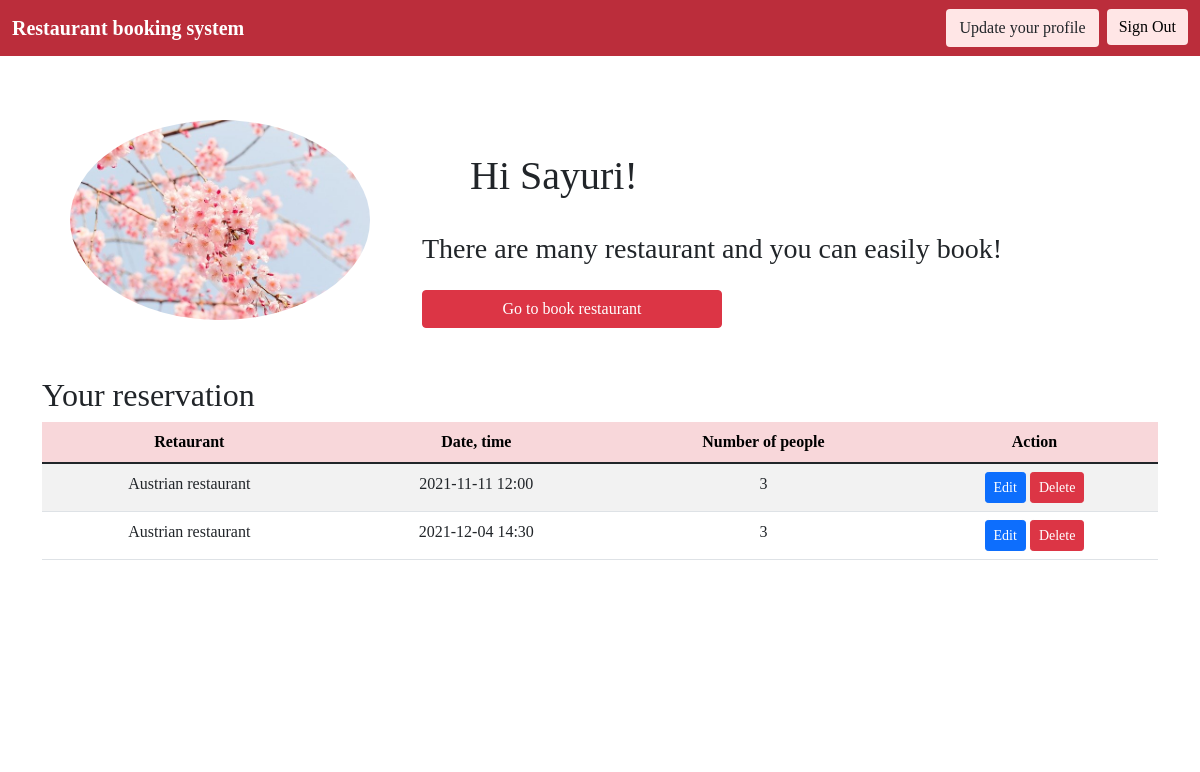
/home.php (signed in), run on the app's committed database.
### tables this page shows
CREATE TABLE `user` (
  `id` int(11) NOT NULL,
  `first_name` varchar(255) NOT NULL,
  `last_name` varchar(255) NOT NULL,
  `password` varchar(255) NOT NULL,
  `date_of_birth` date NOT NULL,
  `email` varchar(255) NOT NULL,
  `picture` varchar(255) DEFAULT NULL,
  `status` varchar(4) NOT NULL DEFAULT 'user'
);

CREATE TABLE `booking` (
  `bookingId` int(11) NOT NULL,
  `fk_userId` int(11) NOT NULL,
  `fk_productsId` int(11) DEFAULT NULL,
  `reservation_date` date NOT NULL,
  `number_people` int(11) NOT NULL,
  `time` varchar(10) DEFAULT NULL
);

CREATE TABLE `products` (
  `id` int(11) NOT NULL,
  `name` varchar(255) NOT NULL,
  `price` decimal(13,2) NOT NULL,
  `picture` varchar(255) DEFAULT NULL,
  `fk_supplierId` int(11) DEFAULT NULL,
  `description` varchar(300) NOT NULL
);

### home.php (the view, shortened to what this page needs)
<?php
require_once "components/db_connect.php";
$res = mysqli_query($connect, "SELECT * FROM user WHERE id=" . $_SESSION['user']);
$row = mysqli_fetch_array($res, MYSQLI_ASSOC);
$sql = "SELECT *
FROM booking
JOIN products on products.id = booking.fk_productsId
JOIN user on user.id = booking.fk_userId
WHERE fk_userId=" . $_SESSION['user'];
$result = mysqli_query($connect, $sql);
$tbody = "";
if (mysqli_num_rows($result) > 0) {
   while ($row2 = mysqli_fetch_array($result, MYSQLI_ASSOC)) {
      $tbody .= "<tr>
      <td>" . $row2['name'] . "</td>
      <td>" . $row2['reservation_date'] ." ". $row2['time'] . "</td>
      <td>" . $row2['number_people'] . "</td>
      <td><a href='booking/update_booking.php?id=" . $row2['bookingId'] . "'><button class='btn btn-primary btn-sm' type='button'>Edit</button></a>
      <a href='booking/delete_booking.php?id=" .  $row2['bookingId'] . "'><button class='btn btn-danger btn-sm' type='button'>Delete</button></a></td>
   </tr>";
   }
} else {
   $tbody = "<tr><td colspan='5'><center>You don't have any reservation</center></td></tr>";
}
?>
<!DOCTYPE html>
<html lang="en">
<head>
   <?php require_once 'components/boot.php' ?>
</head>
<body>
   <nav class="navbar navbar-expand-lg navbar">
      <div class="container-fluid">
         <a class="navbar-brand text-white fw-bold" href="index.php">Restaurant booking system</a>
         <div class="d-flex justify-content-end">
            <a href="update.php?id=<?php echo $_SESSION['user'] ?>"><button class="btn update" type="button">Update your profile</button></a>
            <a href="logout.php?logout"><button class="btn ms-2 signout text-black border-0" type="button">Sign Out</button></a>
         </div>
      </div>
   </nav>
   <div class="container">
      <div class="hero mb-3 mt-5 row">
      <div class="col-lg-4 col-md-4 col-sm-12">
         <center><img class="userImage mt-3 rounded-circle" src="pictures/<?php echo $row['picture']; ?>" alt="<?php echo $row['first_name']; ?>"></cernter>
</div>
         <div class="col-8 col-md-8 col-sm-12">
         <h1 class="text-dark mt-5 ms-5 md-5">Hi <?php echo $row['first_name']; ?>!</h1><br/>
         <h3>There are many restaurant and you can easily book! </h3>
         <a href="products/index.php"><button class="btn btn-danger mt-3 book" type="button">Go to book restaurant</button></a>
         </div>
      </div>
      <h2 class="mt-5">Your reservation</h2>
      <table class='table table-striped mt-2 mb-5'>
         <thead class='table-danger mb-5'>
            <tr>
               <th>Retaurant</th>
               <th>Date, time</th>
               <th>Number of people</th>
               <th>Action</th>
            </tr>
         </thead>
         <tbody>
            <?= $tbody ?>
         </tbody>
      </table>
   </div>
</body>
</html>

### components/boot.php (style rules this page uses)
* { font-family: Georgia, serif; }
.navbar { background-color: rgb(187, 45, 59); }
a { text-decoration: none; }

### home.php (style rules this page uses)
.userImage { width: 20vw; min-width: 300px; margin: auto; }
body { background-image: url("pictures/backg.jpg"); background-size:cover; background: fixed; background-repeat: no-repeat; background-color: rgba(255, 255, 255, 0.1); }
.container { background-color: rgba(255, 255, 255, 0.9); background-blend-mode: lighten; height: 80vh; }
.navbar { background-color: rgb(187,45,59); }
a { text-decoration: none; }
.book { width: 300px; }
.signout, .update { background-color: #FFE6E6; }
th, td { text-align: center; }
table { background-color: rgba(255, 255, 255, 0.9); background-blend-mode: lighten; margin-bottom: 10vw; }

### data on the page
user: picture (picture), first_name "Sayuri"
booking: fk_productsId.name "Austrian restaurant", reservation_date "2021-11-11", time "12:00", number_people "3"
booking: fk_productsId.name "Austrian restaurant", reservation_date "2021-12-04", time "14:30", number_people "3"
